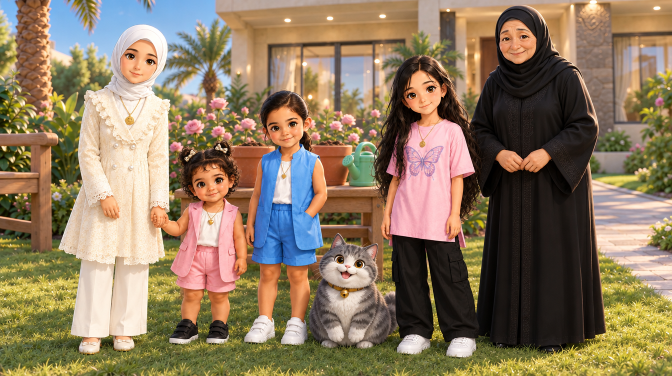
#> input picture .agents/projects/little-wonder/episodes/ep02-refs/12_master_family_v1.png, 1344 x 752 px (shown at 1/2 size)
$ python skyfix.py episodes/ep02-refs/13_garden_empty_compare.jpg episodes/ep02-refs/12_master_family_v1.png episodes/ep02-refs/12_master_family_v1.png 5
#> lines starting #> are read from the running program, lines starting #| are printed output that depends on the picture
#!/usr/bin/env python3
# usage: skyfix.py IN.mp4 OUT.mp4 MASTER.png [ymax=300]
# Maps the colour of SKY pixels (blue-dominant, upper part only) to the master frame's sky
# (per-channel mean/std match, temporally smoothed), soft mask; characters below ymax untouched.
import sys, subprocess, numpy as np
from PIL import Image
inp, out, master = sys.argv[1], sys.argv[2], sys.argv[3]
YM = int(sys.argv[4]) if len(sys.argv) > 4 else 300
W, H = 1280, 720
def skymask(f):
    r, g, b = f[..., 0], f[..., 1], f[..., 2]
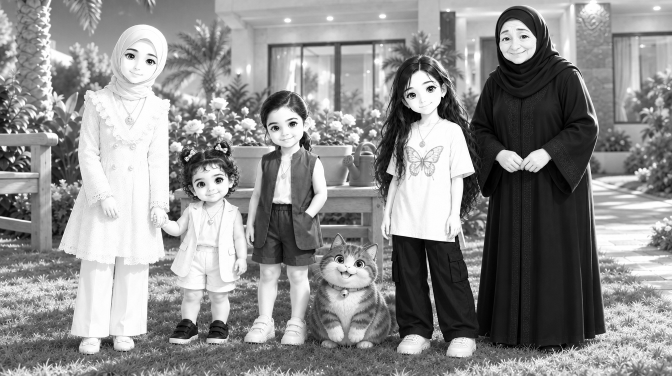
#> r: shape (752, 1344) float32 (shown at 1/2 size); min 0, max 255, mean 141.2
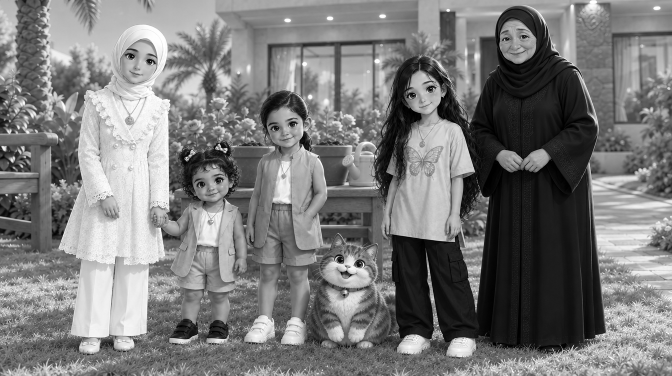
#> g: shape (752, 1344) float32 (shown at 1/2 size); min 0, max 255, mean 122.2
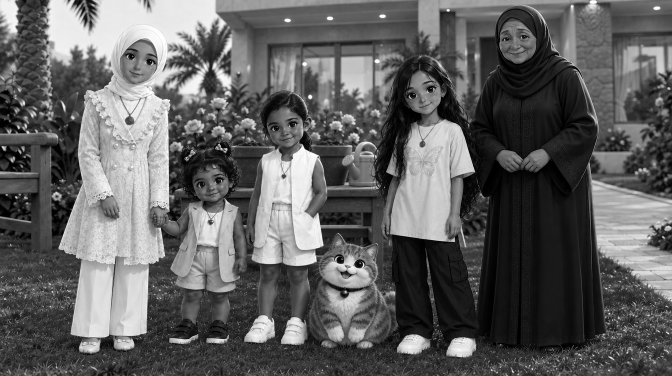
#> b: shape (752, 1344) float32 (shown at 1/2 size); min 0, max 255, mean 96.2
    m = np.clip((b-r-25)/30, 0, 1)*np.clip((b-110)/40, 0, 1)
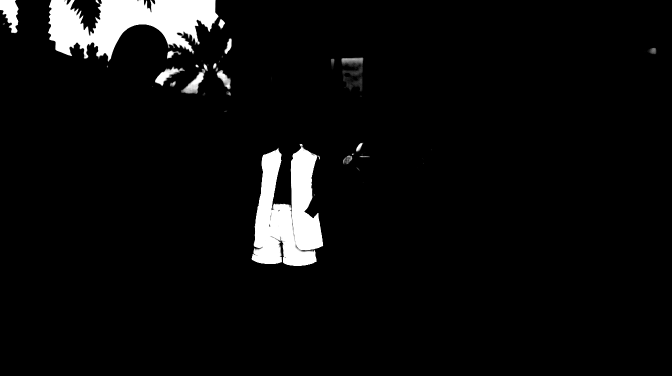
#> m: shape (752, 1344) float32 (shown at 1/2 size); min 0, max 1, mean 0.0502
    ramp = np.clip((YM+30-np.arange(H))/60, 0, 1)[:, None]
#> (the run stopped early here; a loop or call above may not have finished)

$ run again, on .agents/projects/little-wonder/episodes/ep02-refs/13_garden_empty_nextday.png
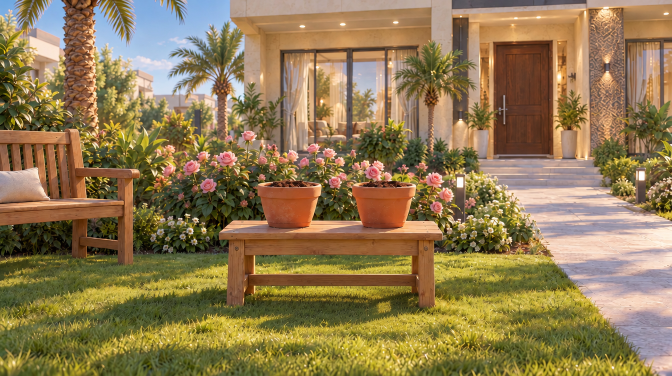
#> input picture .agents/projects/little-wonder/episodes/ep02-refs/13_garden_empty_nextday.png, 1344 x 752 px (shown at 1/2 size)
#> in skymask, `r, g, b = f[..., 0], f[..., 1], f[..., 2]`:
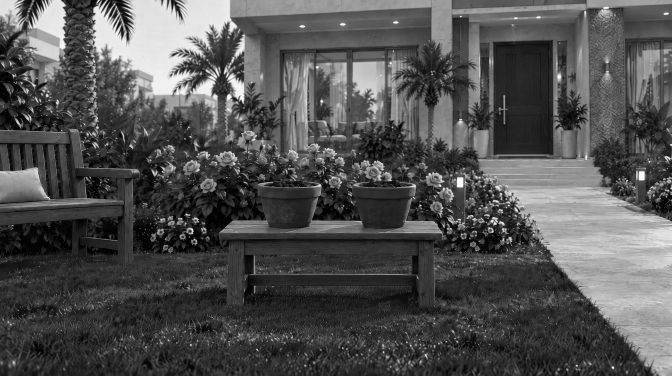
#> b: shape (752, 1344) float32 (shown at 1/2 size); min 0, max 255, mean 81.2
#> in skymask, `m = np.clip((b-r-25)/30, 0, 1)*np.clip((b-110)/40, 0, 1)`:
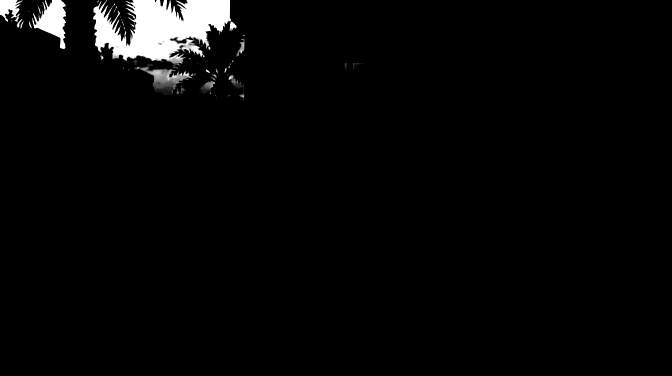
#> m: shape (752, 1344) float32 (shown at 1/2 size); min 0, max 1, mean 0.0284

$ run again, on .agents/projects/little-wonder/episodes/ep02-refs/ep3_garden_plate.png
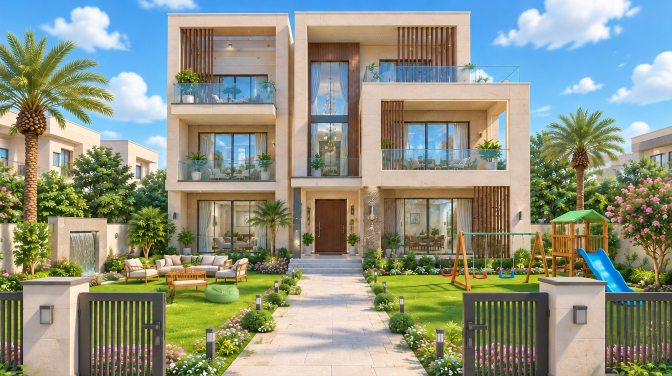
#> input picture .agents/projects/little-wonder/episodes/ep02-refs/ep3_garden_plate.png, 1344 x 752 px (shown at 1/2 size)
#> in skymask, `r, g, b = f[..., 0], f[..., 1], f[..., 2]`:
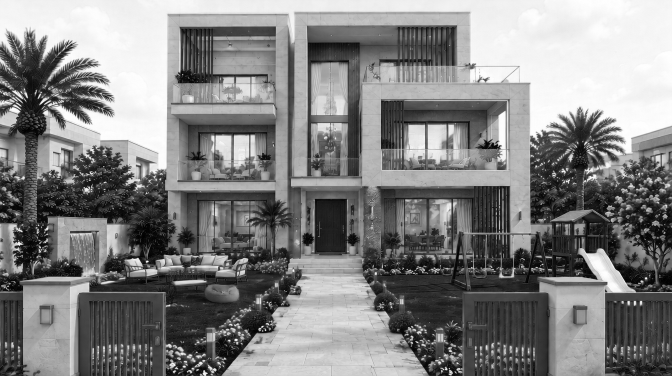
#> b: shape (752, 1344) float32 (shown at 1/2 size); min 0, max 255, mean 130
#> in skymask, `m = np.clip((b-r-25)/30, 0, 1)*np.clip((b-110)/40, 0, 1)`:
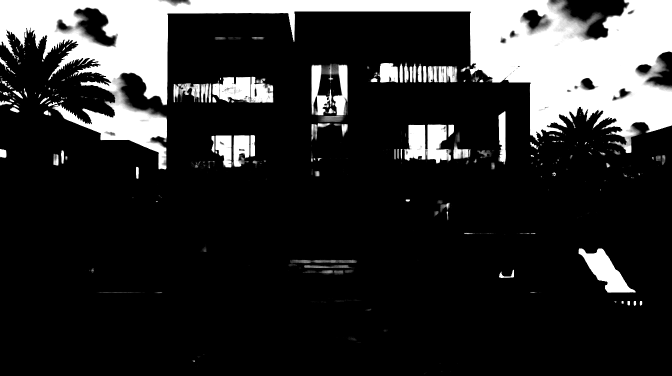
#> m: shape (752, 1344) float32 (shown at 1/2 size); min 0, max 1, mean 0.177
